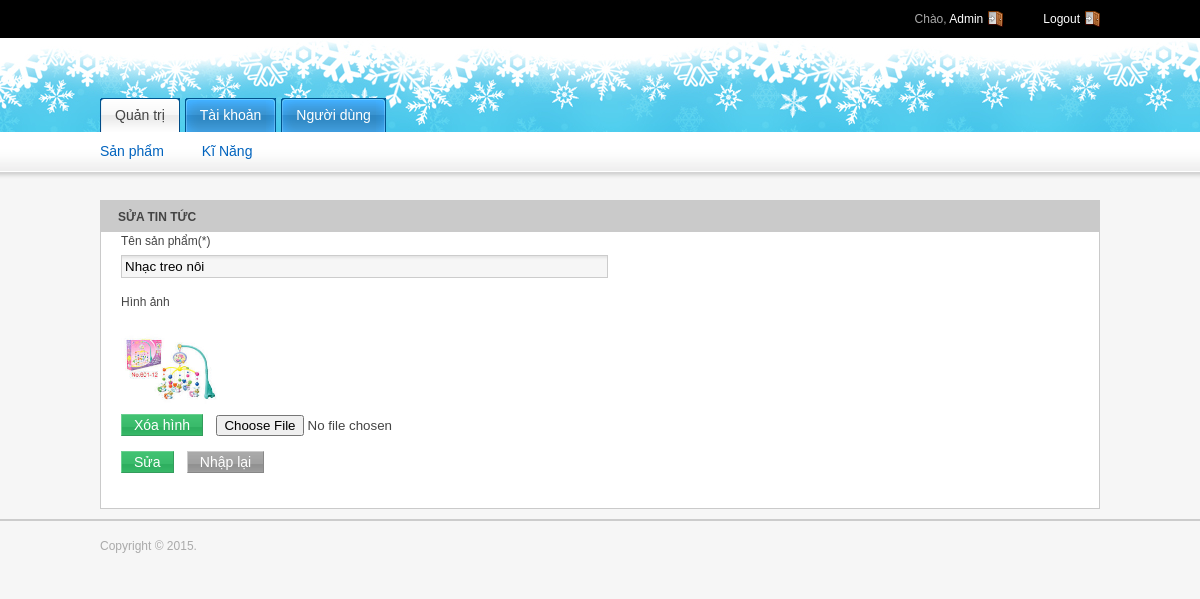
The app's page /admin/editNews.php?id_dc=MDC01&id_kn=MKN01&ten_dc=Nhạc treo nôi (signed in) with its own data.
### tables this page shows
CREATE TABLE IF NOT EXISTS `dochoi` (
  `MaDC` char(50) NOT NULL,
  `TenDC` varchar(50) NOT NULL,
  `HinhAnh` varchar(255) NOT NULL
);

### admin/editNews.php (the view, shortened to what this page needs)
<?php  include_once $_SERVER['DOCUMENT_ROOT'] .'/Theme/DoChoi/functions/dbconnect.php';
$id_dc=$_GET['id_dc'];
?>
<?php include_once $_SERVER['DOCUMENT_ROOT'] .'/Theme/DoChoi/tempates/include/admin/header.php';?>
            <div class="grid_12">
                <div class="module">
                     <h2><span>SỬA TIN TỨC</span></h2>
                      <?php
								$sql= "SELECT * FROM dochoi
										WHERE MaDC='$id_dc'";
									$result= $mysqli->query($sql);
									$ar_dc=mysqli_fetch_assoc($result);
										$ten_dc2=  htmlspecialchars ($ar_dc['TenDC']);
										$hinhanh2= $ar_dc['HinhAnh'];
						?>
                     <div class="module-body">
                        <form action="" method="post"  enctype="multipart/form-data" id="frmNews">
							 <?php
								$path1="/Theme/DoChoi/file/images/";
							?>
                            <p>
                                <label> Tên sản phẩm(*)</label>
                                <input type="text" class="input-medium" name="ten_dc" value="<?php echo $ten_dc2;?>" />
                            </p>
							<p>
								<label> Hình ảnh</label> <br />
								<?php
									if($hinhanh2!=NULL){
								?>
                                <img src="<?php echo $path1 .$hinhanh2;?>" alt="" width="100px" /><br />
								<input class="submit-green" name ="xoahinh" type="submit" value="Xóa hình" />
								<?php
									}
								?>
                                <input type="file" name="hinhanh" value="" />
							</p>
                            <fieldset>
                                <input class="submit-green" name ="Sua" type="submit" value="Sửa" />
                                <input class="submit-gray" name ="Nhaplai" type="reset" value="Nhập lại" />
                            </fieldset>
                        </form>
                     </div>
                </div>
            </div>
<?php include_once $_SERVER['DOCUMENT_ROOT'] .'/Theme/DoChoi/tempates/include/admin/footer.php' ;?>

### tempates/css/styles1.css (style rules this page uses)
html, body, div, span, applet, object, iframe, h1, h2, h3, h4, h5, h6, p, blockquote, pre, a, abbr, acronym, address, big, cite, code, del, dfn, em, font, img, ins, kbd, q, s, samp, small, strike, strong, sub, sup, tt, var, b, u, i, center, dl, dt, dd, ol, ul, li, fieldset, form, label, legend, table, caption, tbody, tfoot, thead, tr, th, td { margin: 0; padding: 0; border: 0; outline: 0; font-size: 100%; background: transparent; }
body { line-height: 1; }
body { font: 12px/1.5 tahoma,arial; color: #444444; background-color: #f6f6f6; }
h2 { font-size: 24px; letter-spacing: -1px; }
p, dl, hr, h1, h2, h3, h4, h5, h6, ol, ul, pre, table, address, fieldset { margin-bottom: 15px; }
div.module { float: left; margin-bottom: 10px; width: 100%; }
div.module div.module-body { background:#fff; border: 1px solid #CACACA; padding:20px; }
div.module h2 { background: #cacaca; display: block; float: left; height: 32px; margin-right: 0px; padding-right: 0px; text-decoration: none; color: #444444; font-family: Arial, Helvetica, sans-serif; font-size:12px; font-weight:bold; width: 100%; margin-bottom: 0; letter-spacing: normal }
div.module h2 span { display: block; line-height: 20px; padding: 7px 0 5px 18px; }
fieldset { margin-top: 15px; margin-bottom: 15px; }
label { display: block; margin-bottom: 5px; }
.input-short, .input-medium, .input-long { padding: 3px; }
.input-medium { width: 50% }
input.input-short, input.input-medium, input.input-long, select, textarea { background: url(/DoChoi/file/images/admin/input-bg.gif) top left repeat-x #f6f6f6; border: 0; border: 1px solid #cccccc; }
input.submit-green { background: url(/Theme/DoChoi/file/images/submit-green-bg.gif) top left repeat-x; border: 0; border-top: 1px solid #6bd091; border-left: 1px solid #6bd091; border-right: 1px solid #349c5c; border-bottom: 1px solid #349c5c; color: #ffffff; font-size: 14px; padding: 2px 12px; margin: 0px 10px 0 0; cursor: pointer; }
input.submit-gray { background: url(/Theme/DoChoi/file/images/submit-gray-bg.gif) top left repeat-x; border: 0; border-top: 1px solid #cccccc; border-left: 1px solid #cccccc; border-right: 1px solid #888888; border-bottom: 1px solid #888888; color: #ffffff; font-size: 14px; padding: 2px 12px; margin: 0px 10px 0 0; cursor: pointer; }

### records on screen
dochoi: ten_dc "Nhạc treo nôi", HinhAnh (picture)

### other values on screen
$fullname "Admin"
